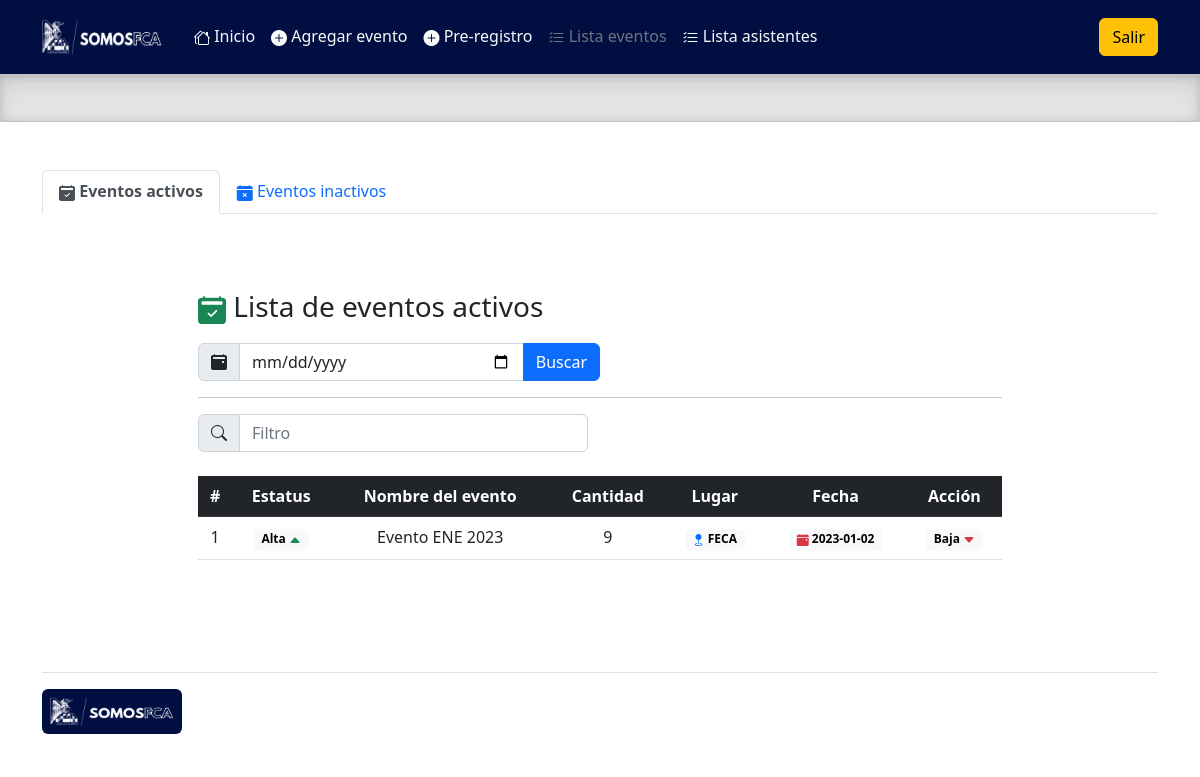
/admin/lista_eventos.php, run on the app's committed database.
### tables this page shows
CREATE TABLE `eventos` (
  `id` int(11) NOT NULL,
  `nombre` varchar(100) NOT NULL,
  `capacidad` int(11) NOT NULL,
  `fecha` date NOT NULL,
  `lugar` varchar(50) NOT NULL,
  `activo` int(11) DEFAULT NULL
);

### admin/query/query_eventos.php (called while the page is built, shortened)
<?php
include('prcd/qc.php');
    if(isset($_POST['fecha'])){
        $fechaBusqueda = $_POST['fecha'];
        $annio = substr($fechaBusqueda, 0, 4);
        $mes = substr($fechaBusqueda, 5, 2);
        $sqlBusqueda = "SELECT * FROM eventos WHERE YEAR(fecha) = $annio
        AND MONTH(fecha)  = $mes AND activo = 1 ORDER BY id DESC";
        $resultadoEvento = $conn->query($sqlBusqueda);
    }
    else{
        $queryEventos = "SELECT * FROM eventos WHERE YEAR(fecha) = YEAR(CURRENT_DATE())
        AND MONTH(fecha) = MONTH(CURRENT_DATE()) AND activo = 1 ORDER BY id DESC";
        $resultadoEvento = $conn->query($queryEventos);
    }
?>

### admin/lista_eventos.php (the view, shortened to what this page needs)
<!doctype html>
<html lang="en">
  <head>
    <link rel="stylesheet" href="https://cdn.jsdelivr.net/npm/bootstrap-icons@1.10.2/font/bootstrap-icons.css">
    <link href="../assets/dist/css/bootstrap.min.css" rel="stylesheet">
    <link href="headers.css" rel="stylesheet">
  </head>
  <body>
<main class="mb-0">
  <header class="p-3" style="background-color:#000e42;">
    <div class="container">
      <div class="d-flex flex-wrap align-items-center justify-content-center justify-content-lg-start">
        <a href="/" class="d-flex align-items-center mb-2 mb-lg-0 text-white text-decoration-none">
          <img src="../assets/brand/img/logo.png" width="120" height="36" role="img" alt="">
        </a>
        <ul class="nav col-12 col-lg-auto me-lg-auto mb-2 ms-4 justify-content-center mb-md-0">
          <li><a href="index.php" class="nav-link px-2 text-light"><i class="bi bi-houses"></i> Inicio</a></li>
          <li><a href="alta_eventos.php" class="nav-link px-2 text-light"><i class="bi bi-plus-circle-fill"></i> Agregar evento</a></li>
          <li><a href="alta_asistentes.php" class="nav-link px-2 text-light"><i class="bi bi-plus-circle-fill"></i> Pre-registro</a></li>
          <li><a href="#" class="nav-link px-2 text-secondary"><i class="bi bi-list-check"></i> Lista eventos</a></li>
          <li><a href="lista_asistentes.php" class="nav-link px-2 text-light"><i class="bi bi-list-check"></i> Lista asistentes</a></li>
        </ul>
        <div class="text-end">
          <button type="button" class="btn btn-warning">Salir</button>
        </div>
      </div>
    </div>
  </header>
  <div class="b-example-divider">
  </div>
  <div class="container mt-5">
    <ul class="nav nav-tabs">
      <li class="nav-item">
        <a class="nav-link active" aria-current="page" href="#"><i class="bi bi-calendar2-check-fill"></i> <strong>Eventos activos</strong></a>
      </li>
      <li class="nav-item">
        <a class="nav-link" href="lista_eventos_baja.php"><i class="bi bi-calendar-x-fill"></i> Eventos inactivos</a>
      </li>
    </ul>
  </div>
  <div class="container-fluid w-75 h-100 mt-1 mb-5 p-5">
    <h3 class="mt-4 mb-3 text-dark"><i class="bi bi-calendar2-check-fill text-success"></i> Lista de eventos activos</h3>
        <form action="lista_eventos.php" method="POST">
        <div class="input-group mb-3 w-50">
          <span class="input-group-text" id="basic-addon1"><i class="bi bi-calendar2-event-fill"></i></span>
          <input type="date" class="form-control" aria-describedby="basic-addon1" name="fecha">
          <button class="btn btn-primary" type="sumbit">Buscar</button>
        </div>
        </form>
        <hr>
        <div class="row">
            <div class="col">
                <div class="input-group mb-4 w-100">
                    <span class="input-group-text" id="basic-addon1"><i class="bi bi-search"></i></span>
                    <input type="text" class="form-control" placeholder="Filtro" aria-label="Filtro" aria-describedby="basic-addon1" id="myInput">
                </div>
            </div>
            <div class="col text-end">
            </div>
        </div>
    <table class="table table-hover text-center">
        <thead class="table-dark">
            <tr>
            <th scope="col">#</th>
            <th scope="col">Estatus</th>
            <th scope="col">Nombre del evento</th>
            <th scope="col">Cantidad</th>
            <th scope="col">Lugar</th>
            <th scope="col">Fecha</th>
            <th scope="col">Acción</th>
            </tr>
        </thead>
        <tbody id="myTable">
        <?
        include ('query/query_eventos.php');
        $filas_resultado = $resultadoEvento->num_rows;
        if($filas_resultado >= 1 ){
        $x = 0;
        while($rowEvento = $resultadoEvento->fetch_assoc()){
          $x++;
          echo'
          <tr>
            <td>'.$x.'</td>
            <td class=""><span class="badge text-bg-light">Alta <i class="bi bi-caret-up-fill text-success"></i></span></td>
            <td>'.$rowEvento['nombre'].'</td>
            <td>'.$rowEvento['capacidad'].'</td>
            <td><span class="badge text-bg-light"><i class="bi bi-geo-fill text-primary"></i> '.$rowEvento['lugar'].'</span></td>
            <td><span class="badge text-bg-light"><i class="bi bi-calendar-event-fill text-danger"></i> '.$rowEvento['fecha'].'</span></td>
            <td class=""><span class="badge text-bg-light">Baja <i class="bi bi-caret-down-fill text-danger"></i></span></td>
          </tr>
          ';
        }
      }
      else{
        echo'
      <script>
      alert("No hay eventos registrados en las fechas solicitadas");
      </script>
      ';
      }
        ?>
        </tbody>
    </table>
</main>
<div class="container">
  <footer class="d-flex flex-wrap justify-content-between align-items-center py-3 my-4 border-top">
      <p class="col-md-12 mb-0 text-muted"><a href="/" class="col-md-4 d-flex mb-md-0 me-md-auto link-dark text-decoration-none">
                <img src="../assets/brand/img/logo.png" width="140" height="45" role="img" alt="" class="p-2 rounded" style="background-color:#000e42">
            </a></p>
    </footer>
  </div>
  </body>
</html>

### admin/lista_eventos.php (style rules this page uses)
.b-example-divider { height: 3rem; background-color: rgba(0, 0, 0, .1); border: solid rgba(0, 0, 0, .15); border-width: 1px 0; box-shadow: inset 0 .5em 1.5em rgba(0, 0, 0, .1), inset 0 .125em .5em rgba(0, 0, 0, .15); }
.bi { vertical-align: -.125em; fill: currentColor; }

### data on the page
eventos: nombre "Evento ENE 2023", capacidad "9", lugar "FECA", fecha "2023-01-02"
